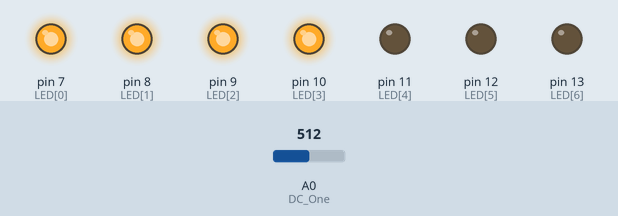
The sketch below on a simulated Arduino Uno, built with avr-gcc and run on an emulated ATmega328P. Parts: output pins drawn as LEDs (lit = HIGH). Inputs (shaded band) come from the test bench; at power-on: A0 (DC_One) = 512. Pins used as bus, display or sensor lines are not drawn.

Above: at 1.2 s.
1.3 s: A0 (DC_One) set to 209
2.8 s: A0 (DC_One) set to 183
At 4.0 s:
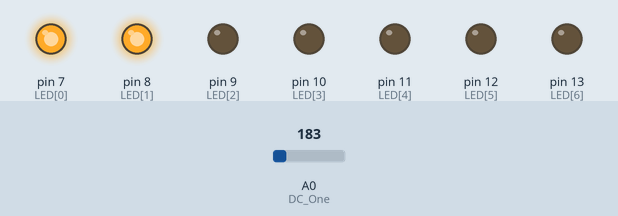
4.3 s: A0 (DC_One) set to 159
5.8 s: A0 (DC_One) set to 142
At 6.3 s:
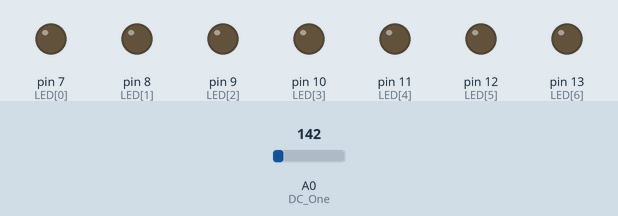
7.3 s: A0 (DC_One) set to 160
At 7.9 s:
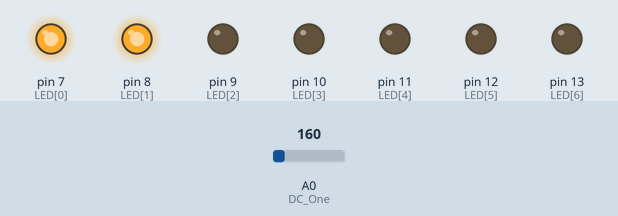
8.8 s: A0 (DC_One) set to 140
At 9.5 s:
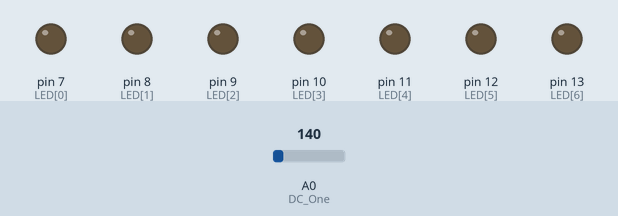
Timing chart, 0 to 11.3 s (numbered marks = the images above; inputs shaded):
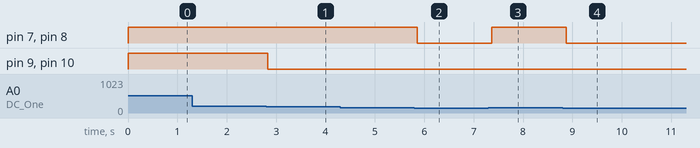

Measured:
- the behaviour switches between 201 and 200 on A0 (DC_One) (found by bisection; images 0 and 1)
- the behaviour switches between 151 and 150 on A0 (DC_One) (found by bisection; images 1 and 2)
- after the input at 1.3 s, every drawn part: stays the same
- after the input at 2.8 s, pin 9 (LED[2]), pin 10 (LED[3]): HIGH → LOW at once
- after the input at 4.3 s, every drawn part: stays the same
- after the input at 5.8 s, pin 7 (LED[0]), pin 8 (LED[1]): HIGH → LOW after 0.05 s
- after the input at 7.3 s, pin 7 (LED[0]), pin 8 (LED[1]): LOW → HIGH after 0.07 s
- after the input at 8.8 s, pin 7 (LED[0]), pin 8 (LED[1]): HIGH → LOW after 0.08 s

The sketch:

spectrum.ino
```cpp
#define STROBE 4
#define RESET 5
#define DC_One A0
#define DC_Two A1

int LED[] = {7,8,9,10,11,12,13};

int freq_amp;
int Frequencies_One[7];
int Frequencies_Two[7];
int i;

void Read_Frequencies(void);

void Print_Frequencies(void);

void setup(void)
{
  Serial.begin(9600);

  for (i=0; i<7; i++)
  {
    pinMode(LED[i], OUTPUT);
    digitalWrite(LED[i], LOW);
  }

  //Set spectrum Shield pin configurations
  pinMode(STROBE, OUTPUT);
  pinMode(RESET, OUTPUT);
  pinMode(DC_One, INPUT);
  pinMode(DC_Two, INPUT);
  digitalWrite(STROBE, HIGH);
  digitalWrite(RESET, HIGH);

  //Initialize Spectrum Analyzers
  digitalWrite(STROBE, LOW);
  delay(1);
  digitalWrite(RESET, HIGH);
  delay(1);
  digitalWrite(STROBE, HIGH);
  delay(1);
  digitalWrite(STROBE, LOW);
  delay(1);
  digitalWrite(RESET, LOW);
}

void loop(void)
{
  Read_Frequencies();
  Print_Frequencies();

  /*
  for (int iter=0; iter<7 ;iter++){
    if (iter != 6){
      Serial.print(Frequencies_Two[iter]);
      Serial.print(" ");
    }
    else {
      Serial.println(Frequencies_Two[iter]);
    }
  }
  */

  delay(100);
}

void Read_Frequencies(void)
{
  //Read frequencies for each band
  for (freq_amp = 0; freq_amp<7; freq_amp++){
    Frequencies_One[freq_amp] = analogRead(DC_One);
    digitalWrite(STROBE, HIGH);
    digitalWrite(STROBE, LOW);
  }
}

void Print_Frequencies(void)
{
  if ((Frequencies_One[0] > 150) || (Frequencies_One[1] > 150) || (Frequencies_One[2]>400)) {
    digitalWrite(7, HIGH);
  }
  else
  {
    digitalWrite(7, LOW);
  }

  if ((Frequencies_One[1] > 150) || (Frequencies_One[2] > 400) || (Frequencies_One[3] > 400)) {
    digitalWrite(8, HIGH);
  }
  else
  {
    digitalWrite(8, LOW);
  }

  if ((Frequencies_One[3] > 400) || (Frequencies_One[4] > 400)|| (Frequencies_One[5] > 200)) {
    digitalWrite(9, HIGH);
  }
  else
  {
    digitalWrite(9, LOW);
  }

  if ((Frequencies_One[5] > 200) || (Frequencies_One[6]> 200)) {
    digitalWrite(10, HIGH);
  }
  else
  {
    digitalWrite(10, LOW);
  }
}


/*
void Print_Frequencies(void)
{
   for( i= 0; i<7; i++){
     if(Frequencies_Two[i] > Frequencies_One[i]){
        analogWrite(LED[i], Frequencies_Two[i]/4);
     }
     else{
        analogWrite(LED[i], Frequencies_One[i]/4);
     }
   }
}
*/
```
